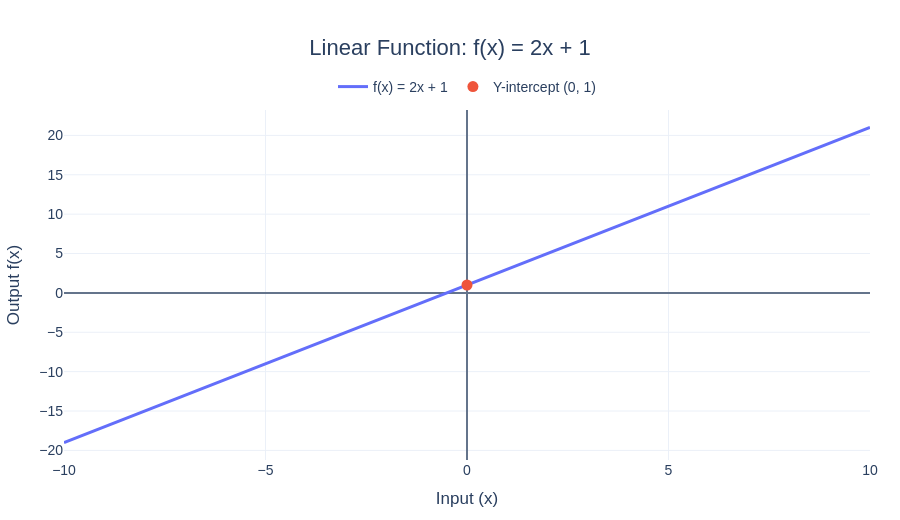

Here is the notebook cell this chart was saved with:
### Markdown cell above
# Add Linear Function caption

### Code cell
linear_caption = r"""
A <strong>linear function</strong> has the form \(f(x)=mx+b\).
Here, \(f(x)=2x+1\), and its graph is a straight line.

<br><br>

The <strong>slope</strong> is \(m=2\).

This means that whenever \(x\) increases by 1 unit,
the output \(f(x)\) increases by 2 units.

<br><br>

The <strong>y-intercept</strong> is \(b=1\).

Therefore, the line crosses the y-axis at:

\[
(0,1)
\]

<br>

<strong>Why is the graph a straight line?</strong>

Because the rate of change is constant:

\[
\frac{f(x+1)-f(x)}{1}=2
\]

for every value of \(x\). A constant rate of change always
produces a straight line.
"""


add_caption(
    fig=fig_linear,

    caption=linear_caption,

    title="Understanding the Linear Function",

    html_name="linear_function.html"
)

### Figure 1 — Plotly figure (JSON) as saved in the notebook; plotly's stock layout.template omitted (floating-point values rounded to 4 significant figures; data arrays with more than 128 entries replaced by an {"elided": "..."} marker saying what was removed)
{"data": [{"hovertemplate": "x = %{x:.2f}<br>f(x) = %{y:.2f}<extra></extra>", "line": {"width": 3}, "mode": "lines", "name": "f(x) = 2x + 1", "type": "scatter", "x": {"elided": "200 float values"}, "y": {"elided": "200 float values"}}, {"hovertemplate": "Y-intercept<br>(%{x}, %{y})<extra></extra>", "marker": {"size": 11, "symbol": "circle"}, "mode": "markers", "name": "Y-intercept (0, 1)", "type": "scatter", "x": [0], "y": [1]}], "layout": {"autosize": true, "font": {"family": "Arial, sans-serif", "size": 14}, "height": 520, "hovermode": "closest", "legend": {"orientation": "h", "x": 0.5, "xanchor": "center", "y": 1.02, "yanchor": "bottom"}, "margin": {"b": 60, "l": 60, "r": 30, "t": 110}, "title": {"font": {"size": 22}, "text": "Linear Function: f(x) = 2x + 1", "x": 0.5, "xanchor": "center"}, "xaxis": {"showgrid": true, "title": {"text": "Input (x)"}, "zeroline": true, "zerolinecolor": "#64748b", "zerolinewidth": 2}, "yaxis": {"showgrid": true, "title": {"text": "Output f(x)"}, "zeroline": true, "zerolinecolor": "#64748b", "zerolinewidth": 2}}}
